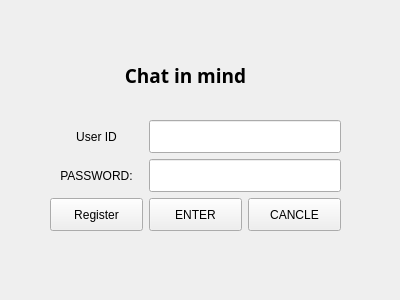
<?xml version="1.0" encoding="UTF-8"?>
<ui version="4.0">
 <class>Login</class>
 <widget class="QWidget" name="Login">
  <property name="geometry">
   <rect>
    <x>0</x>
    <y>0</y>
    <width>400</width>
    <height>300</height>
   </rect>
  </property>
  <property name="windowTitle">
   <string>IMClient</string>
  </property>
  <widget class="QLabel" name="label_3">
   <property name="geometry">
    <rect>
     <x>110</x>
     <y>50</y>
     <width>151</width>
     <height>51</height>
    </rect>
   </property>
   <property name="font">
    <font>
     <family>黑体</family>
     <pointsize>14</pointsize>
     <weight>75</weight>
     <bold>true</bold>
    </font>
   </property>
   <property name="text">
    <string>Chat in mind</string>
   </property>
   <property name="alignment">
    <set>Qt::AlignCenter</set>
   </property>
  </widget>
  <widget class="QWidget" name="layoutWidget">
   <property name="geometry">
    <rect>
     <x>50</x>
     <y>120</y>
     <width>291</width>
     <height>111</height>
    </rect>
   </property>
   <layout class="QGridLayout" name="gridLayout">
    <item row="0" column="0">
     <widget class="QLabel" name="label">
      <property name="sizePolicy">
       <sizepolicy hsizetype="Preferred" vsizetype="Preferred">
        <horstretch>0</horstretch>
        <verstretch>0</verstretch>
       </sizepolicy>
      </property>
      <property name="text">
       <string>User ID</string>
      </property>
      <property name="alignment">
       <set>Qt::AlignCenter</set>
      </property>
     </widget>
    </item>
    <item row="0" column="1" colspan="2">
     <widget class="QLineEdit" name="le_id">
      <property name="sizePolicy">
       <sizepolicy hsizetype="Preferred" vsizetype="Preferred">
        <horstretch>0</horstretch>
        <verstretch>0</verstretch>
       </sizepolicy>
      </property>
     </widget>
    </item>
    <item row="1" column="0">
     <widget class="QLabel" name="label_2">
      <property name="sizePolicy">
       <sizepolicy hsizetype="Preferred" vsizetype="Preferred">
        <horstretch>0</horstretch>
        <verstretch>0</verstretch>
       </sizepolicy>
      </property>
      <property name="text">
       <string>PASSWORD:</string>
      </property>
      <property name="alignment">
       <set>Qt::AlignCenter</set>
      </property>
     </widget>
    </item>
    <item row="1" column="1" colspan="2">
     <widget class="QLineEdit" name="le_pswd">
      <property name="sizePolicy">
       <sizepolicy hsizetype="Preferred" vsizetype="Preferred">
        <horstretch>0</horstretch>
        <verstretch>0</verstretch>
       </sizepolicy>
      </property>
     </widget>
    </item>
    <item row="2" column="1">
     <widget class="QPushButton" name="pb_enter">
      <property name="sizePolicy">
       <sizepolicy hsizetype="Preferred" vsizetype="Preferred">
        <horstretch>0</horstretch>
        <verstretch>0</verstretch>
       </sizepolicy>
      </property>
      <property name="text">
       <string>ENTER</string>
      </property>
     </widget>
    </item>
    <item row="2" column="2">
     <widget class="QPushButton" name="pb_cancle">
      <property name="sizePolicy">
       <sizepolicy hsizetype="Preferred" vsizetype="Preferred">
        <horstretch>0</horstretch>
        <verstretch>0</verstretch>
       </sizepolicy>
      </property>
      <property name="text">
       <string>CANCLE</string>
      </property>
     </widget>
    </item>
    <item row="2" column="0">
     <widget class="QPushButton" name="pb_register">
      <property name="sizePolicy">
       <sizepolicy hsizetype="Preferred" vsizetype="Preferred">
        <horstretch>0</horstretch>
        <verstretch>0</verstretch>
       </sizepolicy>
      </property>
      <property name="text">
       <string>Register</string>
      </property>
     </widget>
    </item>
   </layout>
  </widget>
 </widget>
 <resources/>
 <connections/>
</ui>
